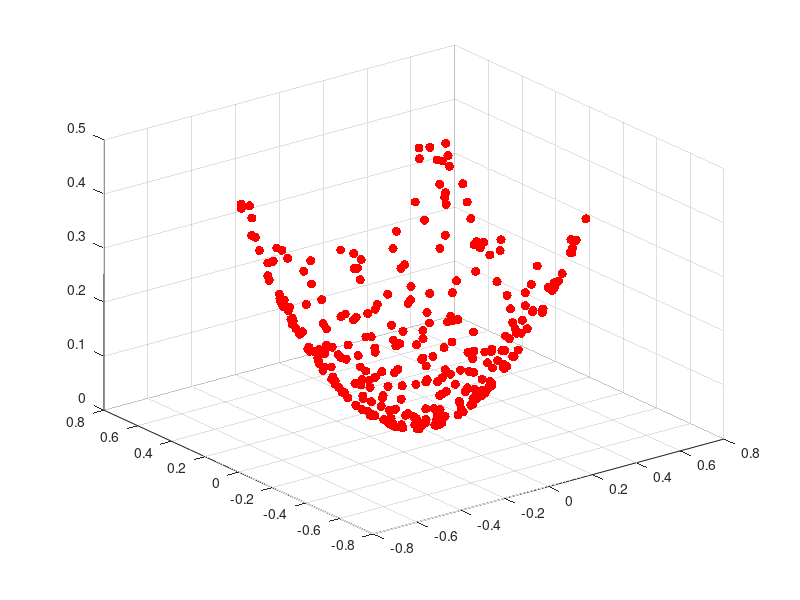

MATLAB code for this plot: (Note: this script raises an error after producing the figure.)
ndata = 300;
x = rand(ndata,1)-0.5;
y = rand(ndata,1)-0.5;
%
z = x.^2 + y.^2;
%%
figure(1)
clf
plot3(x,y,z,'.','MarkerSize',20,'Color','r');
grid on 
hold on
%
eg = 0.5; % sum-squared error goal
sc = 1;    % spread constant
net = newrb([x y]',z',eg,sc);
%

xline = linspace(-0.5,0.5,100);
yline = linspace(-0.5,0.5,100);

[xms,yms] = meshgrid(xline,yline);

zpred = net([xms(:) yms(:)]');
zpred = reshape(zpred,100,100);
is = surf(xms,yms,zpred,'FaceAlpha',0.5);
shading interp
